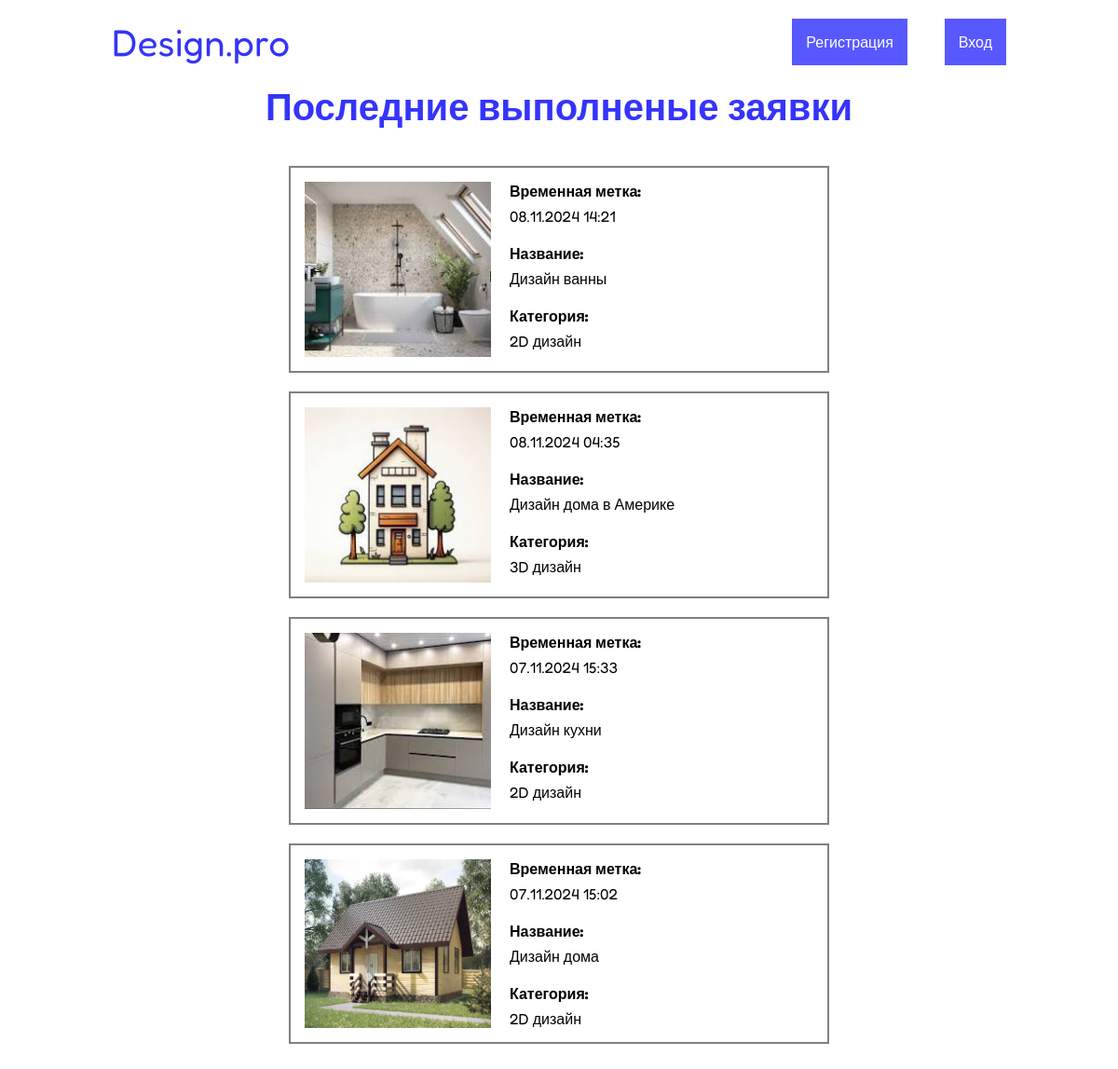
The app's page /applications/ with its own data.
### applications/models.py (models this page shows, shortened)
class Application(models.Model):
    STATUS_CHOICES = [
        ('new', 'Новая'),
        ('in_progress', 'Принято в работу'),
        ('completed', 'Выполнено'),
    ]
    title = models.CharField(verbose_name="Название",max_length=200)
    description = models.TextField(max_length=300)
    category = models.ForeignKey(Category, on_delete=models.CASCADE, null=True)
    image = models.ImageField(upload_to='applications/', validators=[validate_image])
    status = models.CharField(choices=STATUS_CHOICES, default='new', max_length=20)
    created_at = models.DateTimeField(auto_now_add=True)
    user = models.ForeignKey(User, on_delete=models.CASCADE)
    design_image = models.ImageField(upload_to='admin/', null=True, blank=True, validators=[validate_image])
    comment = models.TextField(null=True, blank=True)

class Category(models.Model):
    name = models.CharField(max_length=200, help_text="Выберите категорию")
    def __str__(self):
        return self.name

### applications/views.py (the view)
# urls.py: path('', views.index.as_view(), name='index'),
class index(generic.ListView):
    model = Application
    template_name = 'index.html'
    context_object_name = 'completed_applications'
    def get_queryset(self):
        return Application.objects.filter(status='completed').order_by('-created_at')[:4]

### applications/templates/index.html (shortened to what this page needs)
{% extends 'base.html' %}
{% block content %}
    <section class="completed">
        <h2 class="completed__title title">Последние выполненые заявки</h2>
        <div class="completed__list">
            {% for application in completed_applications %}
                <article class="completed__card">
                    <img src="{{ application.image.url }}" alt="{{ application.title }}">
                    <div class="completed__content">
                        <span class="completed__item"><strong>Временная метка:</strong> {{ application.created_at|date:"d.m.Y H:i" }}</span>
                        <span class="completed__item"><strong>Название:</strong> {{ application.title }}</span>
                        <span class="completed__item"><strong>Категория:</strong> {{ application.category }}</span>
                    </div>
                </article>
            {% empty %}
                <h3>Нет выполненных заявок для отображения.</h3>
            {% endfor %}
        </div>
    </section>
{% endblock %}

### applications/templates/base.html (shortened to what this page needs)
{% load static %}
<!doctype html>
<html lang="ru">
<head>
    <link type="text/css" href="{% static 'applications/css/style.css' %}" rel="stylesheet" />
</head>
<body>
    <header class="header">
        <div class="container">
            <div class="header__inner">
                <a class="header__logo" href="{% url 'index' %}">Design.pro</a>
                <div class="header__buttons">
                    {% if user.is_authenticated %}
                        {% if user.is_superuser %}
                            <a href="{% url 'admin:index' %}" class="header__button button">Админка</a>
                        {% endif %}
                        <a href="{% url 'profile' %}" class="header__button button">Профиль</a>
                        <a href="{% url 'logout' %}" class="header__button button">Выйти</a>
                    {% else %}
                        <a href="{% url 'register' %}" class="header__button button">Регистрация</a>
                        <a href="{% url 'login' %}" class="header__button button">Вход</a>
                    {% endif %}
                </div>
            </div>
        </div>
    </header>
    <main>
        <div class="container">
            {% block content %} {% endblock %}
        </div>
    </main>
</body>
</html>

### applications/static/applications/css/style.css (style rules this page uses)
* { margin: 0; padding: 0; box-sizing: border-box; }
body { font-family: "Fredoka", sans-serif; }
.container { max-width: 1600px; margin: 0 auto; padding: 0px 20px; }
section { margin-bottom: 50px; }
.button { text-decoration: none; max-width: 150px; width: 100%; background: #5858ff; color: #fff; padding: 15px; }
.header { padding: 20px 100px; }
.header__inner { display: flex; align-items: center; justify-content: space-between; }
.header__logo { font-size: 40px; text-decoration: none; color: #3434fb; }
.header__buttons { display: flex; align-items: center; gap: 40px; }
.title { text-align: center; color: #3434fb; margin-bottom: 40px; font-size: 40px; }
.completed__list { display: flex; flex-direction: column; align-items: center; justify-content: space-between; gap: 20px; }
.completed__card { padding: 15px; width: 100%; max-width: 50%; display: flex; gap: 20px; border: 2px solid gray; }
.completed__content { display: flex; flex-direction: column; gap: 20px; }
.completed__item { display: flex; flex-direction: column; gap: 7px; }
img { width: 200px; }

### records on screen
Application: image (picture), created_at "08.11.2024 14:21", title "Дизайн ванны", category "2D дизайн"
Application: image (picture), created_at "08.11.2024 04:35", title "Дизайн дома в Америке", category "3D дизайн"
Application: image (picture), created_at "07.11.2024 15:33", title "Дизайн кухни", category "2D дизайн"
Application: image (picture), created_at "07.11.2024 15:02", title "Дизайн дома", category "2D дизайн"
